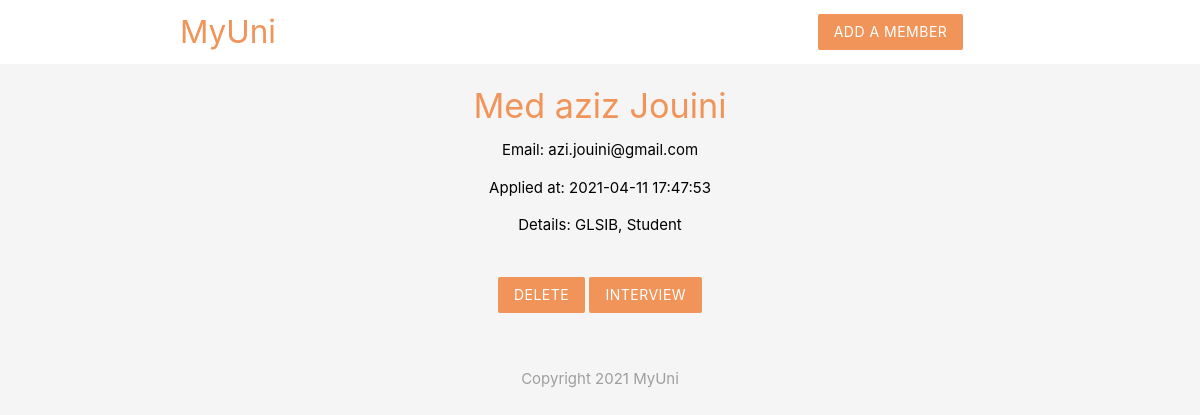
Page /details.php?id=5 on the committed database.
### tables this page shows
CREATE TABLE `club_members` (
  `id` int(11) NOT NULL,
  `name` varchar(255) NOT NULL,
  `email` varchar(255) NOT NULL,
  `ingredients` varchar(255) NOT NULL,
  `created_at` timestamp NOT NULL DEFAULT current_timestamp()
);

### details.php (the view, shortened to what this page needs)
<?php
include('config/db_connect.php');
include('templates/header.php');
if (isset($_GET['id'])) {
  $id = mysqli_real_escape_string($conn, $_GET['id']);
  $sql = "SELECT * FROM club_members WHERE id = '$id'";
  $result = mysqli_query($conn, $sql);
  $row = mysqli_fetch_assoc($result);
}
?>
<!DOCTYPE html>
<html lang="en" dir="ltr">
<div class="container center black-text">
  <?php if ($row) : ?>
    <h4 class="brand-text"><?php echo htmlspecialchars($row['name']) ?></h4>
    <p>Email: <?php echo htmlspecialchars($row['email']) ?></p>
    <p>Applied at: <?php echo date($row['created_at']) ?></p>
    <p>Details: <?php echo htmlspecialchars($row['ingredients']) ?></p>
  <?php else : ?>
  <?php endif; ?>
  <form action="<?php echo $_SERVER['PHP_SELF']?>" method="post">
    <input type="submit" name="delete" value="Delete" class="btn brand z-depth-0">
    <a target="_blank" href="http://meet.google.com/new"><input type="button" name="interview" value="Interview" class="btn brand z-depth-0"></a>
  </form>
</div>
<?php
include('templates/footer.php');
?>
</html>

### templates/header.php (style rules this page uses)
.brand { background: #F1945A !important; }
.brand-text { color: #F1945A !important; }
form { max-width: 400px; margin : 20px auto; padding: 20px; }

### rows in the picture
club_members: name "Med aziz Jouini", email "azi.jouini@gmail.com", created_at "2021-04-11 17:47:53", ingredients "GLSIB, Student"
